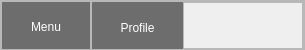
     <widget class="QFrame" name="frame">
      <property name="minimumSize">
       <size>
        <width>0</width>
        <height>50</height>
       </size>
      </property>
      <property name="maximumSize">
       <size>
        <width>16777215</width>
        <height>50</height>
       </size>
      </property>
      <property name="styleSheet">
       <string notr="true"/>
      </property>
      <property name="frameShape">
       <enum>QFrame::StyledPanel</enum>
      </property>
      <property name="frameShadow">
       <enum>QFrame::Raised</enum>
      </property>
      <layout class="QHBoxLayout" name="horizontalLayout_3">
       <property name="spacing">
        <number>0</number>
       </property>
       <property name="leftMargin">
        <number>0</number>
       </property>
       <property name="topMargin">
        <number>0</number>
       </property>
       <property name="rightMargin">
        <number>0</number>
       </property>
       <property name="bottomMargin">
        <number>0</number>
       </property>
       <item>
        <widget class="QFrame" name="frame_4">
         <property name="maximumSize">
          <size>
           <width>600</width>
           <height>16777215</height>
          </size>
         </property>
         <property name="frameShape">
          <enum>QFrame::StyledPanel</enum>
         </property>
         <property name="frameShadow">
          <enum>QFrame::Raised</enum>
         </property>
         <layout class="QHBoxLayout" name="horizontalLayout_14">
          <property name="spacing">
           <number>0</number>
          </property>
          <property name="leftMargin">
           <number>0</number>
          </property>
          <property name="topMargin">
           <number>0</number>
          </property>
          <property name="rightMargin">
           <number>0</number>
          </property>
          <property name="bottomMargin">
           <number>0</number>
          </property>
          <item>
           <widget class="QPushButton" name="Btn_Menu">
            <property name="minimumSize">
             <size>
              <width>88</width>
              <height>50</height>
             </size>
            </property>
            <property name="styleSheet">
             <string notr="true">QPushButton {
	border: 0px solid;
	background-color: rgb(109, 109, 109);
	
	color: rgb(255, 255, 255);
}
QPushButton:hover {
	background-color: rgb(136, 136, 136);

}
QPushButton:pressed {	
	background-color: rgb(85, 170, 255);
}</string>
            </property>
            <property name="text">
             <string>Menu</string>
            </property>
            <property name="icon">
             <iconset>
              <normaloff>icons/20x20/cil-menu.png</normaloff>icons/20x20/cil-menu.png</iconset>
            </property>
            <property name="iconSize">
             <size>
              <width>20</width>
              <height>20</height>
             </size>
            </property>
           </widget>
          </item>
          <item>
           <widget class="QStackedWidget" name="stackedWidget_MenuBar_1">
            <widget class="QWidget" name="page">
             <widget class="QPushButton" name="Btn_HomePage">
              <property name="geometry">
               <rect>
                <x>20</x>
                <y>10</y>
                <width>75</width>
                <height>23</height>
               </rect>
              </property>
              <property name="styleSheet">
               <string notr="true">QPushButton {
	border: 0px solid;
	background-color: rgb(109, 109, 109);
	border-radius: 3px;
	color: rgb(255, 255, 255);
}
QPushButton:hover {
	background-color: rgb(136, 136, 136);

}
QPushButton:pressed {	
	background-color: rgb(85, 170, 255);
}</string>
              </property>
              <property name="text">
               <string>Home Page</string>
              </property>
             </widget>
             <widget class="QPushButton" name="Btn_XMLPage">
              <property name="geometry">
               <rect>
                <x>120</x>
                <y>10</y>
                <width>75</width>
                <height>23</height>
               </rect>
              </property>
              <property name="styleSheet">
               <string notr="true">QPushButton {
	border: 0px solid;
	background-color: rgb(109, 109, 109);
	border-radius: 3px;
	color: rgb(255, 255, 255);
}
QPushButton:hover {
	background-color: rgb(136, 136, 136);

}
QPushButton:pressed {	
	background-color: rgb(85, 170, 255);
}</string>
              </property>
              <property name="text">
               <string>XML Page</string>
              </property>
             </widget>
             <widget class="QPushButton" name="Btn_SettingPage">
              <property name="geometry">
               <rect>
                <x>220</x>
                <y>10</y>
                <width>75</width>
                <height>23</height>
               </rect>
              </property>
              <property name="styleSheet">
               <string notr="true">QPushButton {
	border: 0px solid;
	background-color: rgb(109, 109, 109);
	border-radius: 3px;
	color: rgb(255, 255, 255);
}
QPushButton:hover {
	background-color: rgb(136, 136, 136);

}
QPushButton:pressed {	
	background-color: rgb(85, 170, 255);
}</string>
              </property>
              <property name="text">
               <string>Setting Page</string>
              </property>
             </widget>
             <widget class="QPushButton" name="Btn_LogPage_inf">
              <property name="geometry">
               <rect>
                <x>320</x>
                <y>10</y>
                <width>75</width>
                <height>23</height>
               </rect>
              </property>
              <property name="styleSheet">
               <string notr="true">QPushButton {
	border: 0px solid;
	background-color: rgb(109, 109, 109);
	border-radius: 3px;
	color: rgb(255, 255, 255);
}
QPushButton:hover {
	background-color: rgb(136, 136, 136);

}
QPushButton:pressed {	
	background-color: rgb(85, 170, 255);
}</string>
              </property>
              <property name="text">
               <string>Log Page</string>
              </property>
             </widget>
             <widget class="QPushButton" name="Btn_LogPage_inf_2">
              <property name="geometry">
               <rect>
                <x>420</x>
                <y>10</y>
                <width>75</width>
                <height>23</height>
               </rect>
              </property>
              <property name="styleSheet">
               <string notr="true">QPushButton {
	border: 0px solid;
	background-color: rgb(109, 109, 109);
	border-radius: 3px;
	color: rgb(255, 255, 255);
}
QPushButton:hover {
	background-color: rgb(136, 136, 136);

}
QPushButton:pressed {	
	background-color: rgb(85, 170, 255);
}</string>
              </property>
              <property name="text">
               <string>Find Button</string>
              </property>
             </widget>
            </widget>
            <widget class="QWidget" name="page_2"/>
           </widget>
          </item>
         </layout>
        </widget>
       </item>
       <item alignment="Qt::AlignRight">
        <widget class="QFrame" name="frame_6">
         <property name="frameShape">
          <enum>QFrame::StyledPanel</enum>
         </property>
         <property name="frameShadow">
          <enum>QFrame::Raised</enum>
         </property>
         <layout class="QHBoxLayout" name="horizontalLayout_4">
          <property name="spacing">
           <number>0</number>
          </property>
          <property name="leftMargin">
           <number>0</number>
          </property>
          <property name="topMargin">
           <number>0</number>
          </property>
          <property name="rightMargin">
           <number>0</number>
          </property>
          <property name="bottomMargin">
           <number>0</number>
          </property>
          <item>
           <widget class="QPushButton" name="Btn_Profile">
            <property name="minimumSize">
             <size>
              <width>91</width>
              <height>51</height>
             </size>
            </property>
            <property name="maximumSize">
             <size>
              <width>91</width>
              <height>51</height>
             </size>
            </property>
            <property name="styleSheet">
             <string notr="true">QPushButton {
	border: 0px solid;
	background-color: rgb(109, 109, 109);
	
	color: rgb(255, 255, 255);
}
QPushButton:hover {
	background-color: rgb(136, 136, 136);
}
QPushButton:pressed {	
	background-color: rgb(85, 170, 255);
}</string>
            </property>
            <property name="text">
             <string>Profile</string>
            </property>
            <property name="icon">
             <iconset>
              <normaloff>icons/24x24/cil-user.png</normaloff>icons/24x24/cil-user.png</iconset>
            </property>
            <property name="iconSize">
             <size>
              <width>20</width>
              <height>20</height>
             </size>
            </property>
           </widget>
          </item>
          <item>
           <widget class="QFrame" name="frame_7">
            <property name="minimumSize">
             <size>
              <width>120</width>
              <height>51</height>
             </size>
            </property>
            <property name="maximumSize">
             <size>
              <width>120</width>
              <height>51</height>
             </size>
            </property>
            <property name="frameShape">
             <enum>QFrame::StyledPanel</enum>
            </property>
            <property name="frameShadow">
             <enum>QFrame::Raised</enum>
            </property>
            <widget class="QPushButton" name="Btn_CloseWindow">
             <property name="geometry">
              <rect>
               <x>90</x>
               <y>10</y>
               <width>20</width>
               <height>20</height>
              </rect>
             </property>
             <property name="minimumSize">
              <size>
               <width>20</width>
               <height>20</height>
              </size>
             </property>
             <property name="maximumSize">
              <size>
               <width>20</width>
               <height>20</height>
              </size>
             </property>
             <property name="styleSheet">
              <string notr="true">QPushButton {
	border: 0px solid;
	color: rgb(255, 255, 255);
}
QPushButton:hover {
	
	background-color: rgb(255, 0, 4);

}</string>
             </property>
             <property name="text">
              <string/>
             </property>
             <property name="icon">
              <iconset>
               <normaloff>icons/20x20/cil-x.png</normaloff>icons/20x20/cil-x.png</iconset>
             </property>
             <property name="iconSize">
              <size>
               <width>18</width>
               <height>18</height>
              </size>
             </property>
            </widget>
            <widget class="QPushButton" name="Btn_DownWindow">
             <property name="geometry">
              <rect>
               <x>30</x>
               <y>10</y>
               <width>20</width>
               <height>20</height>
              </rect>
             </property>
             <property name="minimumSize">
              <size>
               <width>20</width>
               <height>20</height>
              </size>
             </property>
             <property name="maximumSize">
              <size>
               <width>20</width>
               <height>20</height>
              </size>
             </property>
             <property name="styleSheet">
              <string notr="true">QPushButton {
	border: 0px solid;
	color: rgb(255, 255, 255);
}
QPushButton:hover {
	
	background-color: rgb(0, 170, 255);

}</string>
             </property>
             <property name="text">
              <string/>
             </property>
             <property name="icon">
              <iconset>
               <normaloff>icons/20x20/cil-window-minimize.png</normaloff>icons/20x20/cil-window-minimize.png</iconset>
             </property>
             <property name="iconSize">
              <size>
               <width>18</width>
               <height>18</height>
              </size>
             </property>
            </widget>
            <widget class="QPushButton" name="Btn_DownWindow_2">
             <property name="geometry">
              <rect>
               <x>60</x>
               <y>10</y>
               <width>20</width>
               <height>20</height>
              </rect>
             </property>
             <property name="minimumSize">
              <size>
               <width>20</width>
               <height>20</height>
              </size>
             </property>
             <property name="maximumSize">
              <size>
               <width>20</width>
               <height>20</height>
              </size>
             </property>
             <property name="styleSheet">
              <string notr="true">QPushButton {
	border: 0px solid;
	color: rgb(255, 255, 255);
}
QPushButton:hover {
	
	background-color: rgb(0, 170, 255);

}</string>
             </property>
             <property name="text">
              <string/>
             </property>
             <property name="icon">
              <iconset>
               <normaloff>icons/24x24/cil-window-restore.png</normaloff>icons/24x24/cil-window-restore.png</iconset>
             </property>
             <property name="iconSize">
              <size>
               <width>18</width>
               <height>18</height>
              </size>
             </property>
            </widget>
           </widget>
          </item>
         </layout>
        </widget>
       </item>
      </layout>
     </widget>
